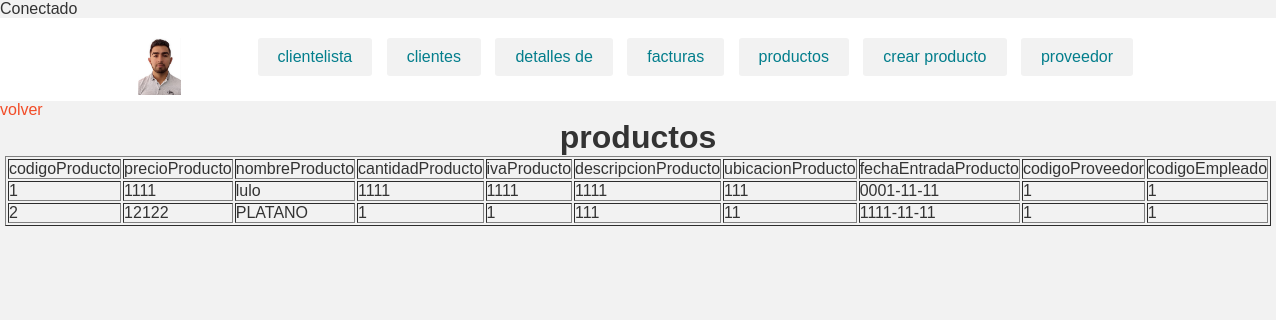
The app's page /vistas/Administrativo/productos.php with its own data.
### tables this page shows
CREATE TABLE `productos` (
  `codigoProducto` int(10) NOT NULL,
  `precioProducto` int(10) NOT NULL,
  `nombreProducto` varchar(10) NOT NULL,
  `cantidadProducto` int(10) NOT NULL,
  `ivaProducto` int(10) NOT NULL,
  `descripcionProducto` varchar(20) NOT NULL,
  `ubicacionProducto` varchar(15) NOT NULL,
  `fechaEntradaProducto` date NOT NULL,
  `codigoProveedor` int(10) NOT NULL,
  `codigoEmpleado` int(10) NOT NULL
);

### vistas/Administrativo/productos.php (the view, shortened to what this page needs)
<?php
include("header.php");
?>
<a href="producto.php">volver </a>
<center>
               <H1>productos</H1>
               <table border="1">
                        <tr>
                            <td>codigoProducto</td>
                            <td>precioProducto</td>
                            <td>nombreProducto </td>
                            <td>cantidadProducto</td>
                            <td>ivaProducto</td>
                            <td>	descripcionProducto</td>
                            <td>ubicacionProducto</td>
                            <td>fechaEntradaProducto	</td>
                            <td>	codigoProveedor</td>
                            <td>codigoEmpleado</td>
                        </tr>
                        <?php
                            $c= new Conexion();
                            $fun=$c->conectar();
                            $p ="select * from productos";
                            $rs = mysqli_query($fun,$p);
                            $arre = mysqli_fetch_row($rs);
                            do{
                        ?>
                        <tr>
                                <td><?php echo $arre[0] ?></td>
                                <td><?php echo $arre[1] ?></td>
                                <td><?php echo $arre[2] ?></td>
                                <td><?php echo $arre[3] ?></td>
                                <td><?php echo $arre[4] ?></td>
                                <td><?php echo $arre[5] ?></td>
                                <td><?php echo $arre[6] ?></td>
                                <td><?php echo $arre[7] ?></td>
                                <td><?php echo $arre[8] ?></td>
                                <td><?php echo $arre[9] ?></td>
                        </tr>
                        <?php
	 					}while($arre = mysqli_fetch_row($rs));
					?>
               </table>
        </center>

### vistas/Administrativo/estilos.css (style rules this page uses)
* { -webkit-box-sizing: border-box; -moz-box-sizing: border-box; box-sizing: border-box; margin:0px; padding:0px; }
body { background:#f2f2f2; color:#333; font-family:Arial, helvetica, sans-serif; }
a { text-decoration: none; color:#F24C27; }

### records on screen
productos: codigoProducto "1", precioProducto "1111", nombreProducto "lulo", cantidadProducto "1111", ivaProducto "1111", descripcionProducto "1111", ubicacionProducto "111", fechaEntradaProducto "0001-11-11", codigoProveedor "1", codigoEmpleado "1"
productos: codigoProducto "2", precioProducto "12122", nombreProducto "PLATANO", cantidadProducto "1", ivaProducto "1", descripcionProducto "111", ubicacionProducto "11", fechaEntradaProducto "1111-11-11", codigoProveedor "1", codigoEmpleado "1"
